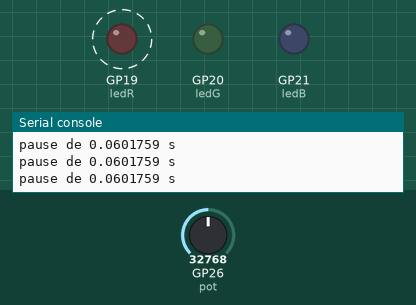
Recording of a program running on a simulated Raspberry Pi Pico running CircuitPython. Shown: output pins drawn as LEDs (lit = HIGH), the last lines printed to the serial console. Dashed ring = blinking. Inputs (shaded band) come from the test bench; at power-on: GP26 (pot) = 32768 (analog values on the 0–65535 scale).

Above: at 1.2 s.
1.3 s: GP26 (pot) set to 57670
At 2.06 s:
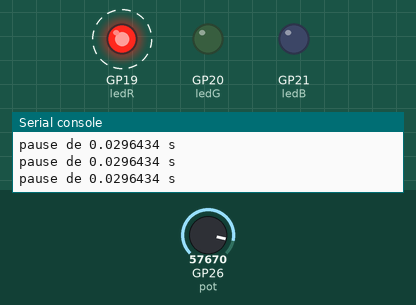
4.3 s: GP26 (pot) set to 45874
At 4.9 s:
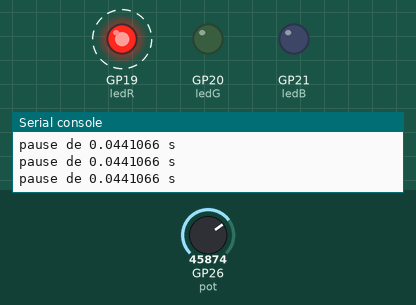
Timing chart, 0 to 13.3 s (numbered marks = the images above; inputs shaded):
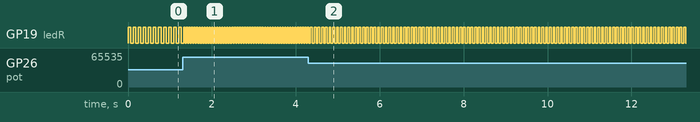

The program:

potentiometre_clignotement.py
```python
import board
from analogio import AnalogIn
from digitalio import DigitalInOut, Direction
from time import sleep
import math

pot = AnalogIn(board.GP26)

ledR = DigitalInOut(board.GP19)
ledR.direction = Direction.OUTPUT
ledG = DigitalInOut(board.GP20)
ledG.direction = Direction.OUTPUT
ledB = DigitalInOut(board.GP21)
ledB.direction = Direction.OUTPUT

MAX_PAUSE = 0.1 #s
MIN_PAUSE = 0.02
# potentiometre à 0% ==> pause de 1s
# potentiometre à 100% ==> pause de 0.01s

def potentiometre_to_pourcent(value):
    return (value - 288) / (65535 - 288)

def value_to_tension(value):
    return value * 3.3

while True:
    #for i in range(3):
    #    values[i] = pots[i].value / 65520

    ledR.value = not ledR.value

    value = potentiometre_to_pourcent(pot.value)
    pause = MAX_PAUSE - ((MAX_PAUSE - MIN_PAUSE) * value)

    print("pause de", pause, "s")
    sleep(pause)
```

Measured:
- after the input at 1.3 s, GP19 (ledR): alternates HIGH for 0.03 s and LOW for 0.03 s, starting after 0.09 s
- after the input at 4.3 s, GP19 (ledR): alternates HIGH for 0.04 s and LOW for 0.04 s, starting after 0.14 s
- by itself, GP19 (ledR): alternates HIGH for 0.06 s and LOW for 0.06 s
